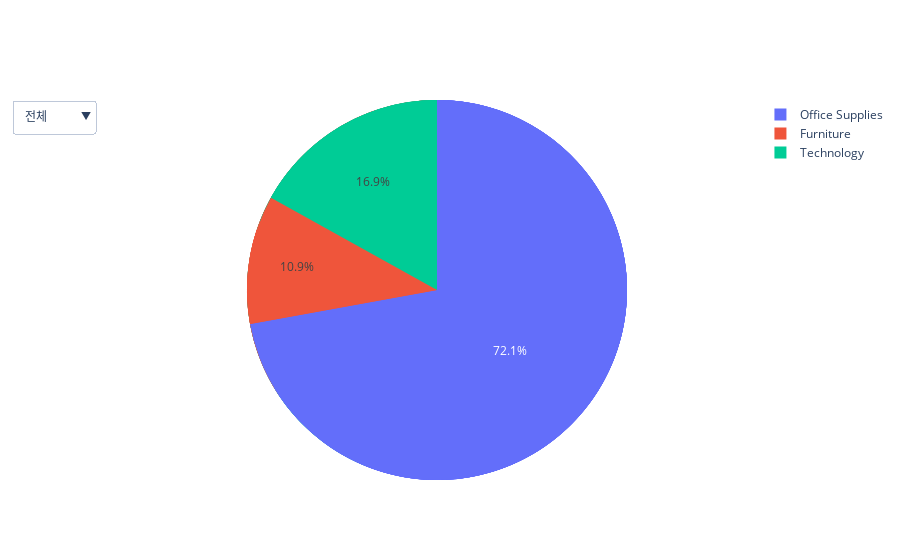

Write notebook code for a chart like this one.
### Markdown cell above
### 대륙별 카테고리 판매 점유율

### Code cell
category_sales_cnt = df.groupby(['Market', 'Category']).size().sort_values(ascending=False).to_frame('sales cnt').reset_index()

fig = go.Figure()

for market in markets:
    df_market = category_sales_cnt[category_sales_cnt["Market"] == market]
    fig.add_trace(
        go.Pie(
            labels=df_market['Category'],
            values=df_market['sales cnt']
        )
    )

buttons = [
    {
        "label": "전체",
        "method": "update",
        "args": [{"visible": [True] * len(fig.data)}, {"title": "전체 대륙 카테고리 판매금액"}],
    }
]

for i, market in enumerate(markets):
    visibility = [False] * len(fig.data) 
    visibility[i] = True  
    buttons.append(
        {
            "label": market,
            "method": "update",
            "args": [{"visible": visibility}, {"title": f"{market} 카테고리 판매금액"}],
        }
    )

fig.update_layout(
    updatemenus=[
        {
            "buttons": buttons,
            "direction": "down",
            "showactive": True,
        }
    ])

fig.show()

### Figure 1 — Plotly figure (JSON) as saved in the notebook; plotly's stock layout.template omitted (floating-point values rounded to 4 significant figures)
{"data": [{"labels": ["Office Supplies", "Furniture", "Technology"], "type": "pie", "values": [6026, 2121, 1847]}, {"labels": ["Office Supplies", "Technology", "Furniture"], "type": "pie", "values": [6589, 1910, 1501]}, {"labels": ["Office Supplies", "Furniture", "Technology"], "type": "pie", "values": [5862, 2382, 2050]}, {"labels": ["Office Supplies", "Furniture", "Technology"], "type": "pie", "values": [6177, 2429, 2396]}, {"labels": ["Office Supplies", "Technology", "Furniture"], "type": "pie", "values": [3297, 962, 770]}, {"labels": ["Office Supplies", "Technology", "Furniture"], "type": "pie", "values": [3045, 911, 631]}, {"labels": ["Office Supplies", "Technology", "Furniture"], "type": "pie", "values": [277, 65, 42]}], "layout": {"updatemenus": [{"buttons": [{"args": [{"visible": [true, true, true, true, true, true, true]}, {"title": "전체 대륙 카테고리 판매금액"}], "label": "전체", "method": "update"}, {"args": [{"visible": [true, false, false, false, false, false, false]}, {"title": "US 카테고리 판매금액"}], "label": "US", "method": "update"}, {"args": [{"visible": [false, true, false, false, false, false, false]}, {"title": "EU 카테고리 판매금액"}], "label": "EU", "method": "update"}, {"args": [{"visible": [false, false, true, false, false, false, false]}, {"title": "LATAM 카테고리 판매금액"}], "label": "LATAM", "method": "update"}, {"args": [{"visible": [false, false, false, true, false, false, false]}, {"title": "APAC 카테고리 판매금액"}], "label": "APAC", "method": "update"}, {"args": [{"visible": [false, false, false, false, true, false, false]}, {"title": "EMEA 카테고리 판매금액"}], "label": "EMEA", "method": "update"}, {"args": [{"visible": [false, false, false, false, false, true, false]}, {"title": "Africa 카테고리 판매금액"}], "label": "Africa", "method": "update"}, {"args": [{"visible": [false, false, false, false, false, false, true]}, {"title": "Canada 카테고리 판매금액"}], "label": "Canada", "method": "update"}], "direction": "down", "showactive": true}]}}
